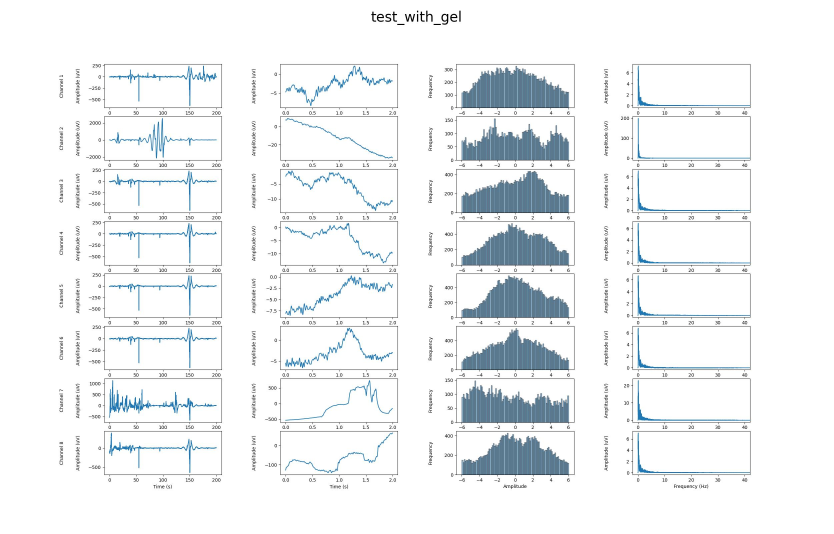
#> input picture images/test_with_gel.jpg, 2500 x 1600 px (shown at 1/3 size)
$ python img-processing.py   (older library calls are emulated)
#> lines starting #> are read from the running program, lines starting #| are printed output that depends on the picture; after the words box and inside, x2 and y2 are one past the last pixel; in counts of white or black regions, pixels touching at a corner belong together
import os
import cv2
import numpy as np
from tkinter import filedialog

from matplotlib import pyplot as plt

if __name__ == '__main__':

    seen = False

    paths = filedialog.askopenfilenames(initialdir=os.getcwd(), title="Select Files",
                                        filetypes=(("jpg files", "*.jpg*"), ("png files", "*.png*")))
#> the answer given: ../images/test_with_gel.jpg
    save_path = 'C:/Users/Giulia Pezzutti/Documents/Datasets/Sophie Dataset Processed/'

    for path in paths:

        # path = 'C:/Users/Giulia Pezzutti/Documents/Datasets/Sophie Dataset/Faces_134_h.jpg'
        name = os.path.splitext(os.path.basename(path.rstrip(os.sep)))[0]

        # ORIGINAL

        img = cv2.imread(path, cv2.IMREAD_COLOR)
#> img is the input picture: shape (1600, 2500, 3); mean B, G, R 244.2, 242.6, 240.1

        if seen:
            cv2.imshow('image', img)
            cv2.waitKey(0)
            cv2.destroyAllWindows()

        cv2.imwrite(save_path+name+'.jpg', img)

        # BLACK AND WHITE

        img_bw = cv2.cvtColor(img, cv2.COLOR_BGR2GRAY)

        if seen:
            cv2.imshow('image black and white', img_bw)
            cv2.waitKey(0)
            cv2.destroyAllWindows()

        cv2.imwrite(save_path+name+'_bw.jpg', img_bw)

        # SMALLER PIC

        h, w = img.shape[:2]
#> h = 1600; w = 2500

        scale_percent = 10  # percent of original size
        width = int(w * scale_percent / 100)
#> width = 250
        height = int(h * scale_percent / 100)
#> height = 160
        dim = (width, height)
#> dim = (250, 160)

        img_res = cv2.resize(img, dim, interpolation=cv2.INTER_AREA)
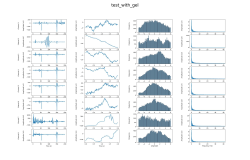
#> img_res: shape (160, 250, 3); mean B, G, R 244.2, 242.6, 240.1

        if seen:
            cv2.imshow('image resized', img_res)
            cv2.waitKey(0)
            cv2.destroyAllWindows()

        cv2.imwrite(save_path+name+'_res.jpg', img_res)

        # EDGE DETECTOR

        img_ed = cv2.Canny(img, 100, 200)
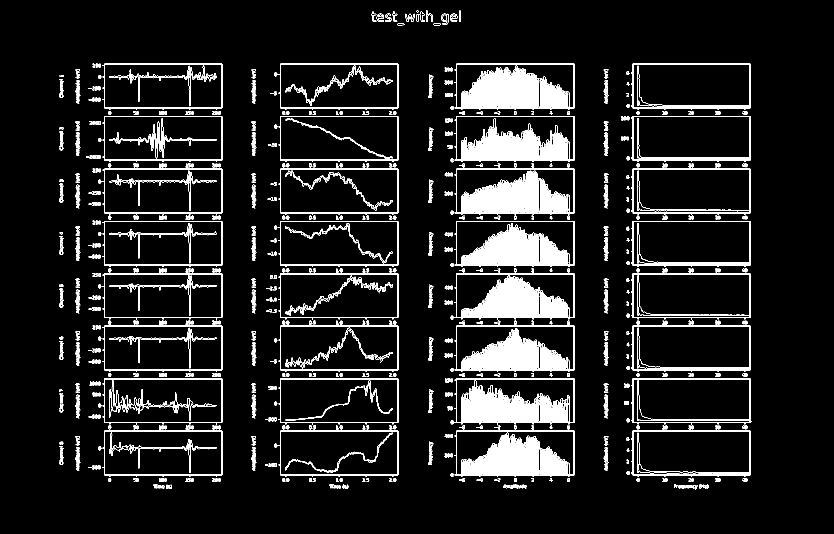
#> img_ed: shape (1600, 2500) (shown at 1/3 size); 5.3% white in thin lines or dots, all inside (x1, y1, x2, y2) = (178, 32, 2256, 1468)

        if seen:
            cv2.imshow('image edges', img_ed)
            cv2.waitKey(0)
            cv2.destroyAllWindows()

        cv2.imwrite(save_path+name+'_edges.jpg', img_ed)

        # BLURRING

        img_blur = cv2.GaussianBlur(img, (99, 99), 50)

        if seen:
            cv2.imshow('image blurred', img_blur)
            cv2.waitKey(0)
            cv2.destroyAllWindows()

        cv2.imwrite(save_path+name+'_blur.jpg', img_blur)

        # [32 lines of commented-out code are left out]

        def blend_with_mask_matrix(src1, src2, mask):
            res_channels = []
            for c in range(0, src1.shape[2]):
                a = src1[:, :, c]
                b = src2[:, :, c]
                m = mask[:, :, c]
                result = cv2.add(
                    cv2.multiply(b, cv2.divide(np.full_like(m, 255) - m, 255.0, dtype=cv2.CV_32F), dtype=cv2.CV_32F),
                    cv2.multiply(a, cv2.divide(m, 255.0, dtype=cv2.CV_32F), dtype=cv2.CV_32F),
                    dtype=cv2.CV_8U)
                res_channels += [result]
            result = cv2.merge(res_channels)
            return result


        def blur_image(cv_image, rad, cent, gaussian_core, sigma_x):
            blurred = cv2.GaussianBlur(cv_image, gaussian_core, sigma_x)
            circle_not_mask = np.zeros_like(cv_image)
            cv2.circle(circle_not_mask, cent, rad, (255, 255, 255), -1)
            cv2.GaussianBlur(circle_not_mask, (101, 101), 111, dst=circle_not_mask)
            res = blend_with_mask_matrix(cv_image, blurred, circle_not_mask)
            return res


        center = (w // 2, h // 2)
#> center = (1250, 800)
        if "_h" in name:
            radius = h // 3
        else:
            radius = w // 3
#> radius = 833

        res = blur_image(img, radius, center, (101, 101), 0)
#> in blur_image, `blurred = cv2.GaussianBlur(cv_image, gaussian_core, sigma_x)`:
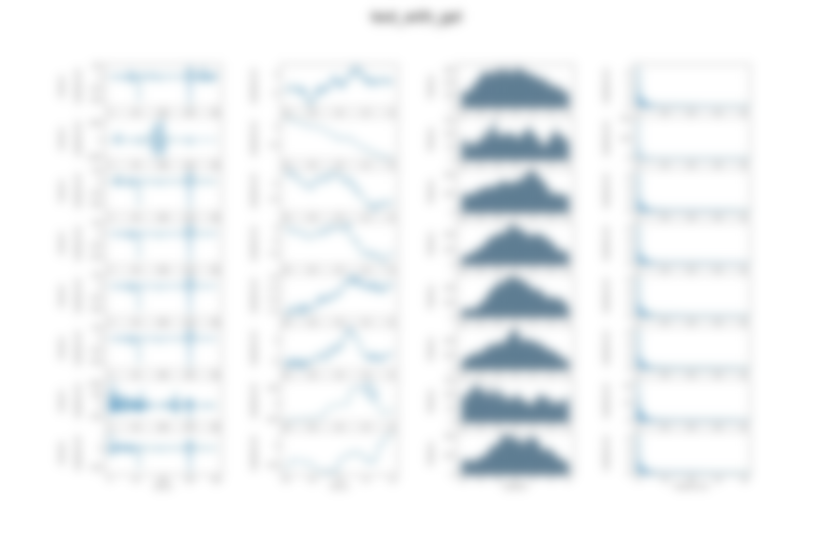
#> blurred: shape (1600, 2500, 3) (shown at 1/3 size); mean B, G, R 244.2, 242.6, 240.1
#> in blur_image, `cv2.circle(circle_not_mask, cent, rad, (255, 255, 255), -1)`: circle_not_mask: shape (1600, 2500, 3); 54% white; 2 black regions, box (x1, y1, x2, y2) and area: (0, 0, 1018, 1600) 921127, (1483, 0, 2500, 1600) 919527
#> in blur_image, `cv2.GaussianBlur(circle_not_mask, (101, 101), 111, dst=circle_not_mask)`:
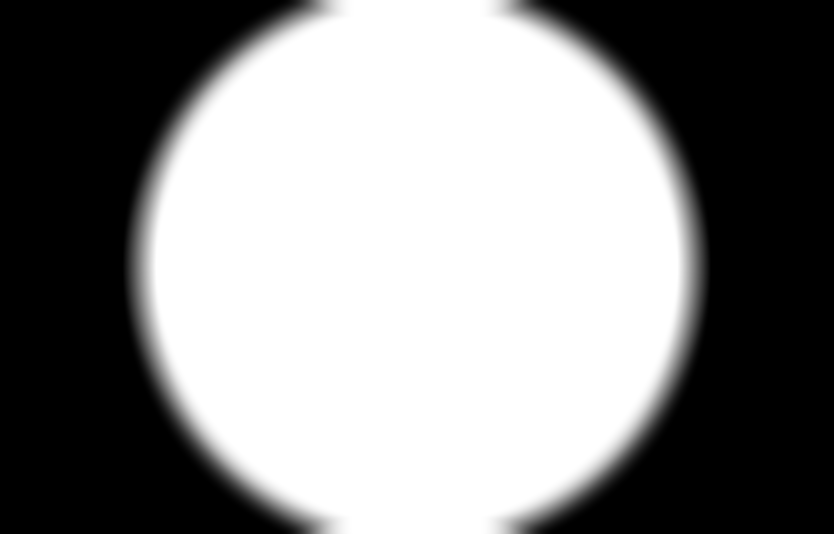
#> circle_not_mask: shape (1600, 2500, 3) (shown at 1/3 size); min 0, max 255, mean 137.7
#> after the loop in blend_with_mask_matrix, `for c in range(0, src1.shape[2]):`:
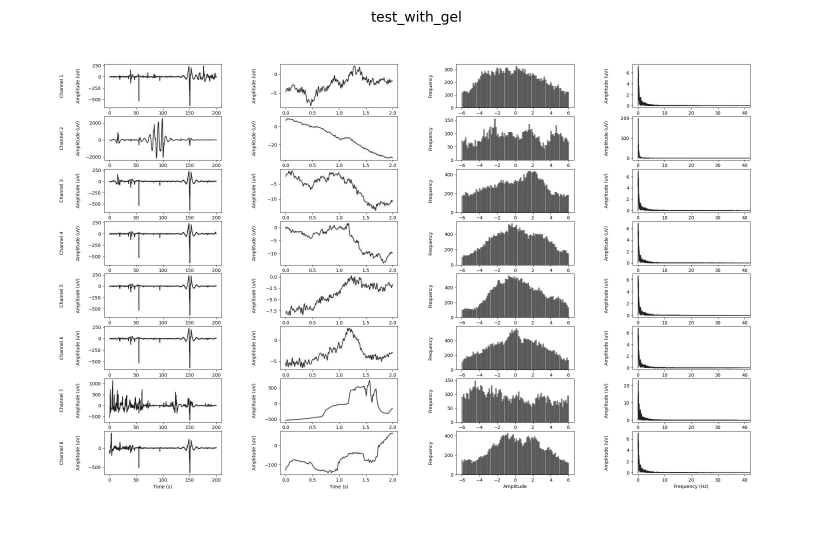
#> a: shape (1600, 2500) (shown at 1/3 size); min 0, max 255, mean 240.1
#> after the loop in blend_with_mask_matrix, `for c in range(0, src1.shape[2]):`:
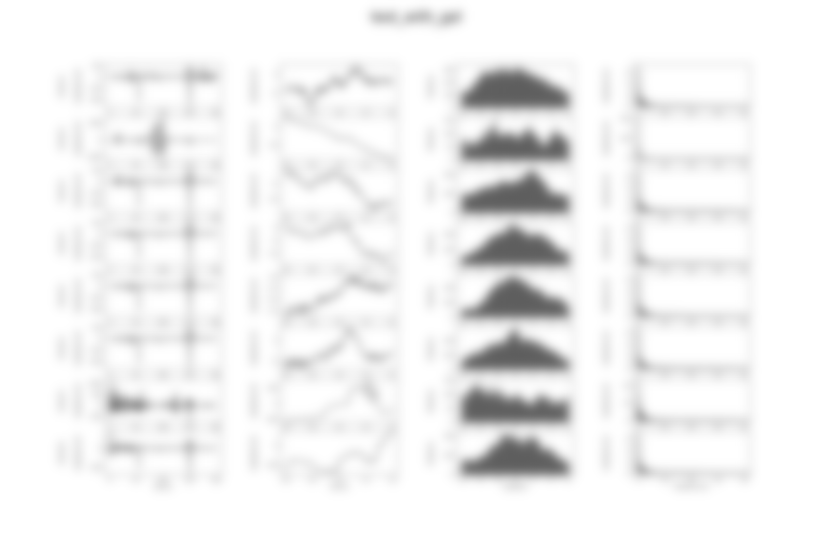
#> b: shape (1600, 2500) (shown at 1/3 size); min 92, max 255, mean 240.1
#> after the loop in blend_with_mask_matrix, `for c in range(0, src1.shape[2]):`: res_channels = 3 items
#> in blend_with_mask_matrix, `result = cv2.merge(res_channels)`:
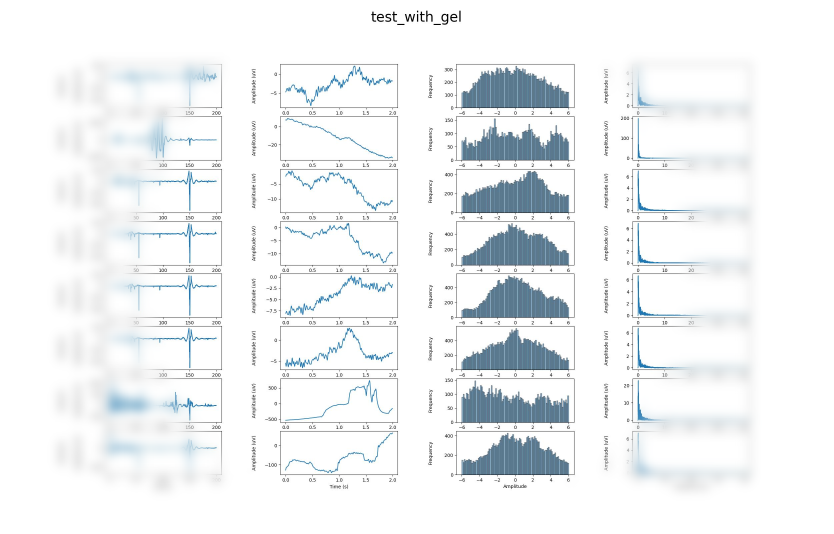
#> result: shape (1600, 2500, 3) (shown at 1/3 size); mean of channels 0, 1, 2 244.2, 242.6, 240.1; drawn as B, G, R
        cv2.imwrite(save_path+name+'_circ_blur.jpg', res)
        plt.imshow(res)
        plt.title('Gradual Blur \n With Circle Mask')
        plt.show()

$ run again, on images/test_without_gel.jpg
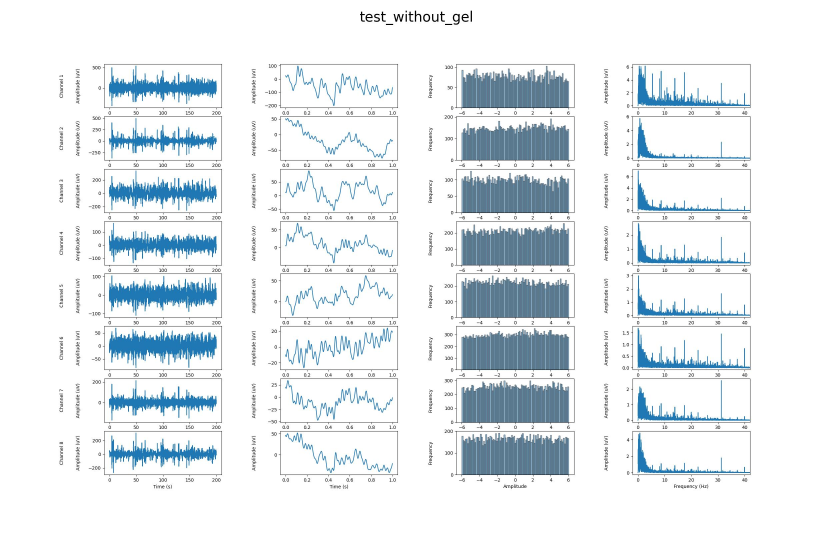
#> input picture images/test_without_gel.jpg, 2500 x 1600 px (shown at 1/3 size)
#> img is the input picture: shape (1600, 2500, 3); mean B, G, R 239.6, 236, 230.1
#> `img_ed = cv2.Canny(img, 100, 200)`:
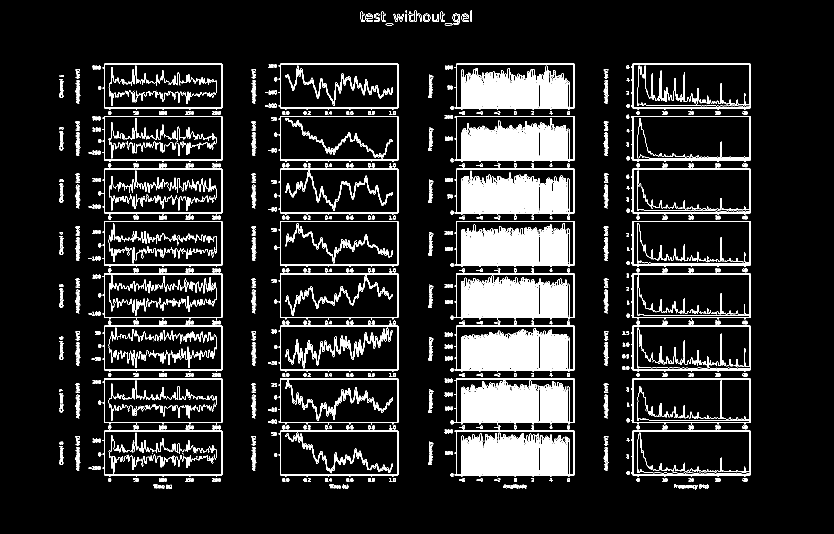
#> img_ed: shape (1600, 2500) (shown at 1/3 size); 6.7% white in thin lines or dots, all inside (x1, y1, x2, y2) = (178, 32, 2252, 1468)
#> after the loop in blend_with_mask_matrix, `for c in range(0, src1.shape[2]):`: res_channels = 3 items
#> in blend_with_mask_matrix, `result = cv2.merge(res_channels)`:
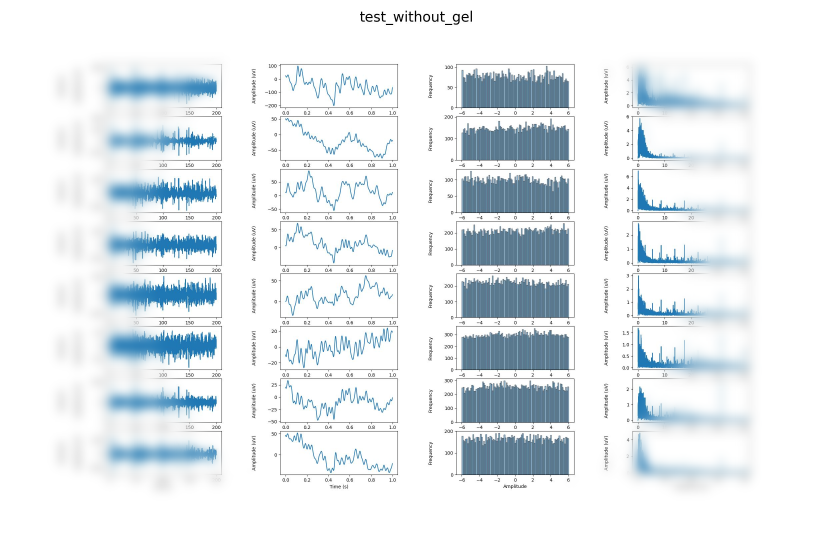
#> result: shape (1600, 2500, 3) (shown at 1/3 size); mean of channels 0, 1, 2 239.6, 236, 230.1; drawn as B, G, R
